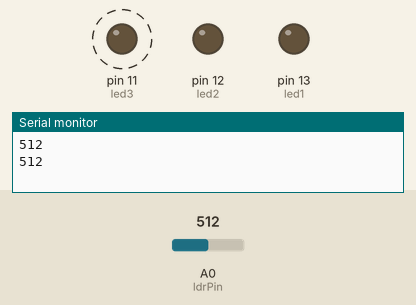
Recording of a sketch running on a simulated Arduino Uno, built with avr-gcc and run on an emulated ATmega328P. On the bench: output pins drawn as LEDs (lit = HIGH), the last lines printed to the serial monitor. Dashed ring = blinking. The test bench sets the inputs (shaded band); at power-on: A0 (ldrPin) = 512. Random numbers use the default seed unless the sketch sets one.

Above: at 1.8 s.
1.9 s: A0 (ldrPin) set to 481
At 2.47 s:
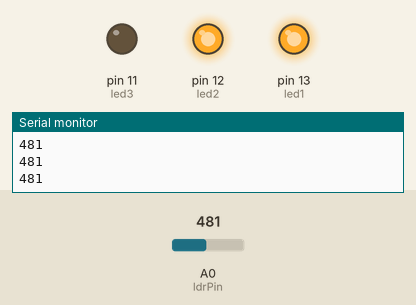
At 3.33 s:
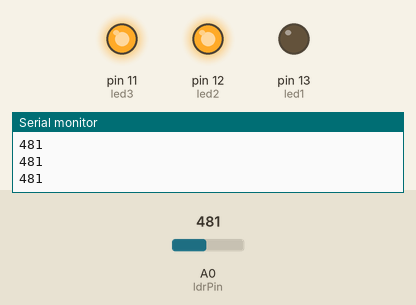
5.4 s: A0 (ldrPin) set to 510
8.9 s: A0 (ldrPin) set to 490
At 10.16 s:
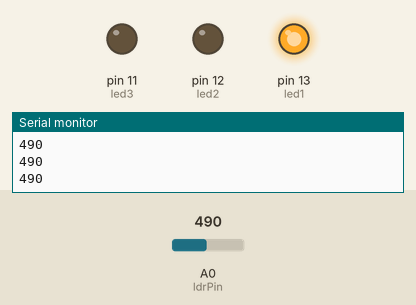
13.0 s: A0 (ldrPin) set to 511
Timing chart, 0 to 18.1 s (numbered marks = the images above; inputs shaded):
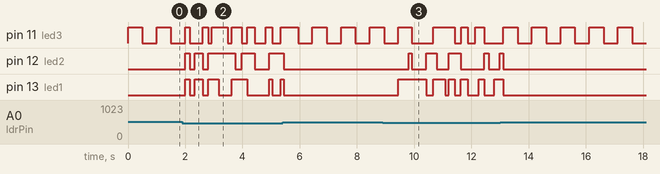

The sketch:

Neon_Glow_Light_Show.ino
```cpp
const int ldrPin = A0;
const int led1 = 13; // Neon LED 1
const int led2 = 12; // Neon LED 2
const int led3 = 11; // Neon LED 3
void setup() {
  pinMode(led1, OUTPUT);
  pinMode(led2, OUTPUT);
  pinMode(led3, OUTPUT);
  Serial.begin(9600);
}

void loop() {
  int lightLevel = analogRead(ldrPin);
  Serial.println(lightLevel);
  if (lightLevel < 500) {

    digitalWrite(led1, random(0, 2));
    digitalWrite(led2, random(0, 2));
    digitalWrite(led3, random(0, 2));
    delay(random(100, 300));
  } else {
    digitalWrite(led1, LOW);
    digitalWrite(led2, LOW);

    digitalWrite(led3, HIGH);
    delay(500);
    digitalWrite(led3, LOW);
    delay(500);
  }
}
```

Measured:
- the behaviour switches between 500 and 499 on A0 (ldrPin) (found by bisection; images 0 and 1)
- after the input at 1.9 s, pin 12 (led2): LOW → HIGH after 0.10 s, → LOW 0.16 s later, → HIGH 0.18 s later, → LOW 0.27 s later, … (9 changes in this stretch); pin 13 (led1): LOW → HIGH after 0.10 s, → LOW 0.16 s later, → HIGH 0.18 s later, → LOW 0.27 s later, … (11 changes in this stretch)
- after the input at 8.9 s, pin 12 (led2): LOW → HIGH after 0.92 s, → LOW 0.10 s later, → HIGH 0.49 s later, → LOW 0.37 s later, … (9 changes in this stretch); pin 13 (led1): LOW → HIGH after 0.55 s, → LOW 0.97 s later, → HIGH 0.24 s later, → LOW 0.43 s later, … (11 changes in this stretch)
- by itself, pin 11 (led3): alternates HIGH for 0.50 s and LOW for 0.50 s
